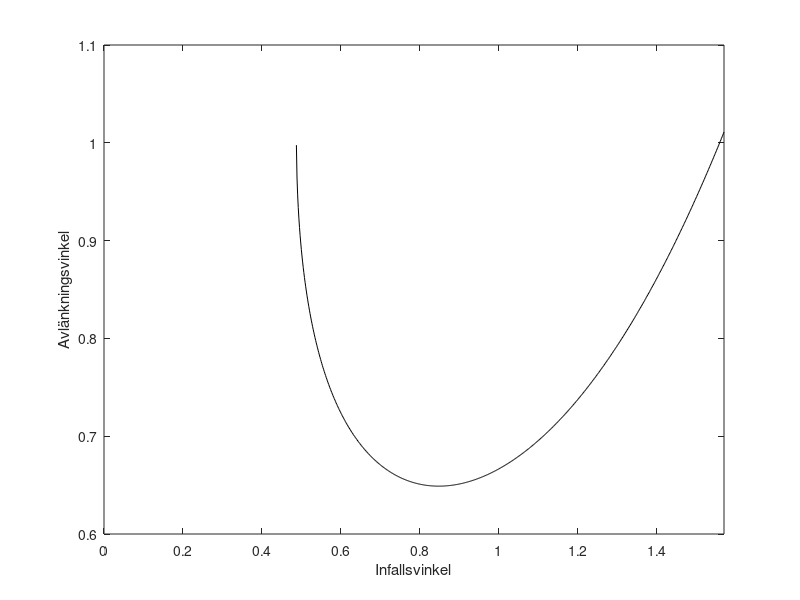

Recreate this plot in MATLAB. (Note: this script raises an error after producing the figure.)
alpha = [pi/3];
theta_1 = linspace(0, pi/2, 1000);
n1 = 1;
n2 = 1.5;

theta_2 = asin( (n1./n2)*sin(theta_1) );
theta_3 = alpha-theta_2;
theta_4 = asin( (n2./n1)*sin(theta_3) );
theta_4(imag(theta_4) ~= 0) = nan;

delta = theta_1 - theta_2 - theta_3 + theta_4;
delta(imag(delta) ~= 0) = nan;

figure(1)
plot(theta_1, delta', 'k');
xlim([theta_1(1) theta_1(end)]);
xlabel('Infallsvinkel')
ylabel('Avlänkningsvinkel')
%%
lambdas = linspace(380, 780, 1000);
colors = squeeze(spectrumRGB(lambdas));

mA = [1.517, 10.72;
    1.653, 10.27];
A = mA(1,:);
A(2) = 100;
n2 = A(1) + A(2)./lambdas;
theta_2 = asin( (n1./n2)'.*sin(theta_1) );
theta_3 = alpha-theta_2;
theta_4 = asin( (n2./n1)'.*sin(theta_3) );
theta_4(imag(theta_4) ~= 0) = nan;
delta = theta_1 - theta_2 - theta_3 + theta_4;
delta = delta';
delta(imag(delta) ~= 0) = nan;

figure(2)
set(groot,'defaultAxesColorOrder',colors)
plot(theta_1, delta);
xlim([theta_1(1) theta_1(end)]);
xlabel('Infallsvinkel')
ylabel('Avlänkningsvinkel')
%%
delta = delta - delta(:,end);
plot(theta_1, delta);